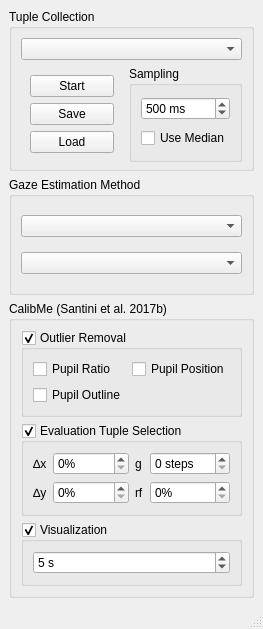
<?xml version="1.0" encoding="UTF-8"?>
<ui version="4.0">
 <class>GazeEstimationWidget</class>
 <widget class="QMainWindow" name="GazeEstimationWidget">
  <property name="geometry">
   <rect>
    <x>0</x>
    <y>0</y>
    <width>254</width>
    <height>629</height>
   </rect>
  </property>
  <property name="focusPolicy">
   <enum>Qt::StrongFocus</enum>
  </property>
  <property name="windowTitle">
   <string>MainWindow</string>
  </property>
  <widget class="QWidget" name="centralwidget">
   <layout class="QVBoxLayout" name="verticalLayout">
    <property name="leftMargin">
     <number>9</number>
    </property>
    <property name="topMargin">
     <number>9</number>
    </property>
    <property name="rightMargin">
     <number>9</number>
    </property>
    <property name="bottomMargin">
     <number>9</number>
    </property>
    <item>
     <widget class="QGroupBox" name="tupleCollectionGroupBox">
      <property name="toolTip">
       <string>Interface for calibration / evaluation tuple collection.&lt;br&gt;&lt;br&gt;After starting collection either:&lt;br&gt;1) select points in the Field Widget view&lt;br&gt;or&lt;br&gt;2)Hold 'c' while gazing at the center of the collection marker</string>
      </property>
      <property name="statusTip">
       <string/>
      </property>
      <property name="whatsThis">
       <string/>
      </property>
      <property name="title">
       <string>Tuple Collection</string>
      </property>
      <layout class="QGridLayout" name="gridLayout_3">
       <property name="leftMargin">
        <number>9</number>
       </property>
       <property name="bottomMargin">
        <number>0</number>
       </property>
       <item row="0" column="0">
        <layout class="QGridLayout" name="gridLayout">
         <property name="verticalSpacing">
          <number>0</number>
         </property>
         <item row="0" column="0">
          <widget class="QComboBox" name="collectionTypeComboBox">
           <property name="toolTip">
            <string>Selects if collected tuples are for calibration or evaluation</string>
           </property>
           <property name="statusTip">
            <string/>
           </property>
           <property name="whatsThis">
            <string/>
           </property>
          </widget>
         </item>
         <item row="10" column="0">
          <layout class="QHBoxLayout" name="horizontalLayout">
           <property name="spacing">
            <number>6</number>
           </property>
           <property name="topMargin">
            <number>6</number>
           </property>
           <property name="bottomMargin">
            <number>6</number>
           </property>
           <item>
            <layout class="QVBoxLayout" name="verticalLayout_2">
             <property name="leftMargin">
              <number>9</number>
             </property>
             <property name="topMargin">
              <number>9</number>
             </property>
             <property name="rightMargin">
              <number>9</number>
             </property>
             <property name="bottomMargin">
              <number>9</number>
             </property>
             <item>
              <widget class="QPushButton" name="startFinishButton">
               <property name="toolTip">
                <string>Starts / stops tuple collection</string>
               </property>
               <property name="statusTip">
                <string/>
               </property>
               <property name="whatsThis">
                <string/>
               </property>
               <property name="text">
                <string>Start</string>
               </property>
               <property name="checkable">
                <bool>true</bool>
               </property>
              </widget>
             </item>
             <item>
              <widget class="QPushButton" name="saveTuples">
               <property name="toolTip">
                <string>Saves current calibration or evaluation tuples</string>
               </property>
               <property name="statusTip">
                <string/>
               </property>
               <property name="whatsThis">
                <string/>
               </property>
               <property name="text">
                <string>Save</string>
               </property>
              </widget>
             </item>
             <item>
              <widget class="QPushButton" name="loadTuples">
               <property name="toolTip">
                <string>Loads tuples from file to calibration or evaluation tuples</string>
               </property>
               <property name="statusTip">
                <string/>
               </property>
               <property name="whatsThis">
                <string/>
               </property>
               <property name="text">
                <string>Load</string>
               </property>
              </widget>
             </item>
            </layout>
           </item>
           <item>
            <widget class="QGroupBox" name="samplingBox">
             <property name="toolTip">
              <string>Field widget sampling configuration; for points collected by clicking on the field widget</string>
             </property>
             <property name="whatsThis">
              <string/>
             </property>
             <property name="title">
              <string>Sampling</string>
             </property>
             <layout class="QVBoxLayout" name="verticalLayout_3">
              <item>
               <widget class="QSpinBox" name="samplingTimeMsCheckBox">
                <property name="toolTip">
                 <string>Sampling time after a point has been selected in the field widget</string>
                </property>
                <property name="whatsThis">
                 <string/>
                </property>
                <property name="readOnly">
                 <bool>false</bool>
                </property>
                <property name="suffix">
                 <string> ms</string>
                </property>
                <property name="minimum">
                 <number>1</number>
                </property>
                <property name="maximum">
                 <number>2000</number>
                </property>
                <property name="value">
                 <number>500</number>
                </property>
               </widget>
              </item>
              <item>
               <widget class="QCheckBox" name="samplingMedianCheckBox">
                <property name="toolTip">
                 <string>Use all samples or their median value</string>
                </property>
                <property name="text">
                 <string>Use Median</string>
                </property>
               </widget>
              </item>
             </layout>
            </widget>
           </item>
          </layout>
         </item>
        </layout>
       </item>
      </layout>
     </widget>
    </item>
    <item>
     <widget class="QGroupBox" name="gazeEstimationGroupBox">
      <property name="toolTip">
       <string>Selects gaze estimation method and input type</string>
      </property>
      <property name="statusTip">
       <string/>
      </property>
      <property name="whatsThis">
       <string/>
      </property>
      <property name="title">
       <string>Gaze Estimation Method</string>
      </property>
      <layout class="QVBoxLayout" name="verticalLayout_4">
       <item>
        <widget class="QComboBox" name="methodBox">
         <property name="toolTip">
          <string>Gaze estimation method</string>
         </property>
         <property name="statusTip">
          <string/>
         </property>
         <property name="whatsThis">
          <string/>
         </property>
        </widget>
       </item>
       <item>
        <widget class="QComboBox" name="inputTypeBox">
         <property name="toolTip">
          <string>Input Type Selection&lt;br&gt;&lt;br&gt;Binocular:&lt;br&gt;-Mean point of regard &lt;br&gt;-Mean pupil value&lt;br&gt;&lt;br&gt;Monocular:&lt;br&gt;-Left Eye&lt;br&gt;-Right Eye</string>
         </property>
         <property name="statusTip">
          <string/>
         </property>
         <property name="whatsThis">
          <string/>
         </property>
        </widget>
       </item>
      </layout>
     </widget>
    </item>
    <item>
     <widget class="QGroupBox" name="calibMeBox">
      <property name="font">
       <font>
        <italic>false</italic>
       </font>
      </property>
      <property name="toolTip">
       <string>Configurations for CalibMe</string>
      </property>
      <property name="title">
       <string>CalibMe (Santini et al. 2017b)</string>
      </property>
      <property name="checkable">
       <bool>false</bool>
      </property>
      <layout class="QVBoxLayout" name="verticalLayout_5">
       <item>
        <widget class="QGroupBox" name="outlierRemovalBox">
         <property name="toolTip">
          <string>Remove outliers</string>
         </property>
         <property name="title">
          <string>Outlier Removal</string>
         </property>
         <property name="checkable">
          <bool>true</bool>
         </property>
         <layout class="QGridLayout" name="gridLayout_2">
          <item row="1" column="0">
           <widget class="QCheckBox" name="outlierPupilRatioBox">
            <property name="toolTip">
             <string>Outliers based on ratio between subsequent detected pupils</string>
            </property>
            <property name="text">
             <string>Pupil Ratio</string>
            </property>
           </widget>
          </item>
          <item row="1" column="1">
           <widget class="QCheckBox" name="outlierPupilPositionBox">
            <property name="toolTip">
             <string>Outliers based on normally distributed pupil positions</string>
            </property>
            <property name="text">
             <string>Pupil Position</string>
            </property>
           </widget>
          </item>
          <item row="2" column="0">
           <widget class="QCheckBox" name="outlierPupilOutlineBox">
            <property name="toolTip">
             <string>Outliers based on pupil center estimates without pupil outline</string>
            </property>
            <property name="text">
             <string>Pupil Outline</string>
            </property>
           </widget>
          </item>
         </layout>
        </widget>
       </item>
       <item>
        <widget class="QGroupBox" name="autoEvaluationBox">
         <property name="toolTip">
          <string>Selectes tuples for evaluation automatically</string>
         </property>
         <property name="title">
          <string>Evaluation Tuple Selection</string>
         </property>
         <property name="checkable">
          <bool>true</bool>
         </property>
         <layout class="QHBoxLayout" name="horizontalLayout_2">
          <item>
           <layout class="QFormLayout" name="formLayout_2">
            <item row="0" column="0">
             <widget class="QLabel" name="horizontalStrideLabel">
              <property name="toolTip">
               <string>Horizontal stride</string>
              </property>
              <property name="text">
               <string>∆x</string>
              </property>
             </widget>
            </item>
            <item row="2" column="0">
             <widget class="QLabel" name="verticalStrideLabel">
              <property name="toolTip">
               <string>Vertical stride</string>
              </property>
              <property name="text">
               <string>∆y</string>
              </property>
              <property name="textFormat">
               <enum>Qt::AutoText</enum>
              </property>
             </widget>
            </item>
            <item row="0" column="1">
             <widget class="QSpinBox" name="horizontalStrideSB">
              <property name="toolTip">
               <string>Horizontal stride</string>
              </property>
              <property name="suffix">
               <string>%</string>
              </property>
              <property name="maximum">
               <number>100</number>
              </property>
             </widget>
            </item>
            <item row="2" column="1">
             <widget class="QSpinBox" name="verticalStrideSB">
              <property name="toolTip">
               <string>Vertical stride</string>
              </property>
              <property name="suffix">
               <string>%</string>
              </property>
              <property name="maximum">
               <number>100</number>
              </property>
             </widget>
            </item>
           </layout>
          </item>
          <item>
           <layout class="QFormLayout" name="formLayout">
            <item row="0" column="0">
             <widget class="QLabel" name="granularityLabel">
              <property name="toolTip">
               <string>Granularity of the regions (i.e., steps from the image center)</string>
              </property>
              <property name="text">
               <string>g</string>
              </property>
             </widget>
            </item>
            <item row="1" column="0">
             <widget class="QLabel" name="rangeFactorLabel">
              <property name="toolTip">
               <string>Range factor</string>
              </property>
              <property name="text">
               <string>rf</string>
              </property>
             </widget>
            </item>
            <item row="0" column="1">
             <widget class="QSpinBox" name="granularitySB">
              <property name="toolTip">
               <string>Granularity of the regions (i.e., steps from the image center)</string>
              </property>
              <property name="suffix">
               <string> steps</string>
              </property>
             </widget>
            </item>
            <item row="1" column="1">
             <widget class="QSpinBox" name="rangeFactorSB">
              <property name="toolTip">
               <string>Range factor</string>
              </property>
              <property name="suffix">
               <string>%</string>
              </property>
              <property name="maximum">
               <number>100</number>
              </property>
             </widget>
            </item>
           </layout>
          </item>
         </layout>
        </widget>
       </item>
       <item>
        <widget class="QGroupBox" name="visualizationGroupBox">
         <property name="toolTip">
          <string>Shows calibration/evaluation overlay</string>
         </property>
         <property name="title">
          <string>Visualization</string>
         </property>
         <property name="checkable">
          <bool>true</bool>
         </property>
         <layout class="QHBoxLayout" name="horizontalLayout_3">
          <item>
           <widget class="QSpinBox" name="visualizationTimeSpinBox">
            <property name="toolTip">
             <string>Display overlay for N seconds</string>
            </property>
            <property name="suffix">
             <string> s</string>
            </property>
            <property name="prefix">
             <string/>
            </property>
            <property name="value">
             <number>5</number>
            </property>
           </widget>
          </item>
         </layout>
        </widget>
       </item>
      </layout>
     </widget>
    </item>
   </layout>
  </widget>
  <widget class="QStatusBar" name="statusBar">
   <property name="minimumSize">
    <size>
     <width>0</width>
     <height>0</height>
    </size>
   </property>
  </widget>
 </widget>
 <resources/>
 <connections/>
</ui>
